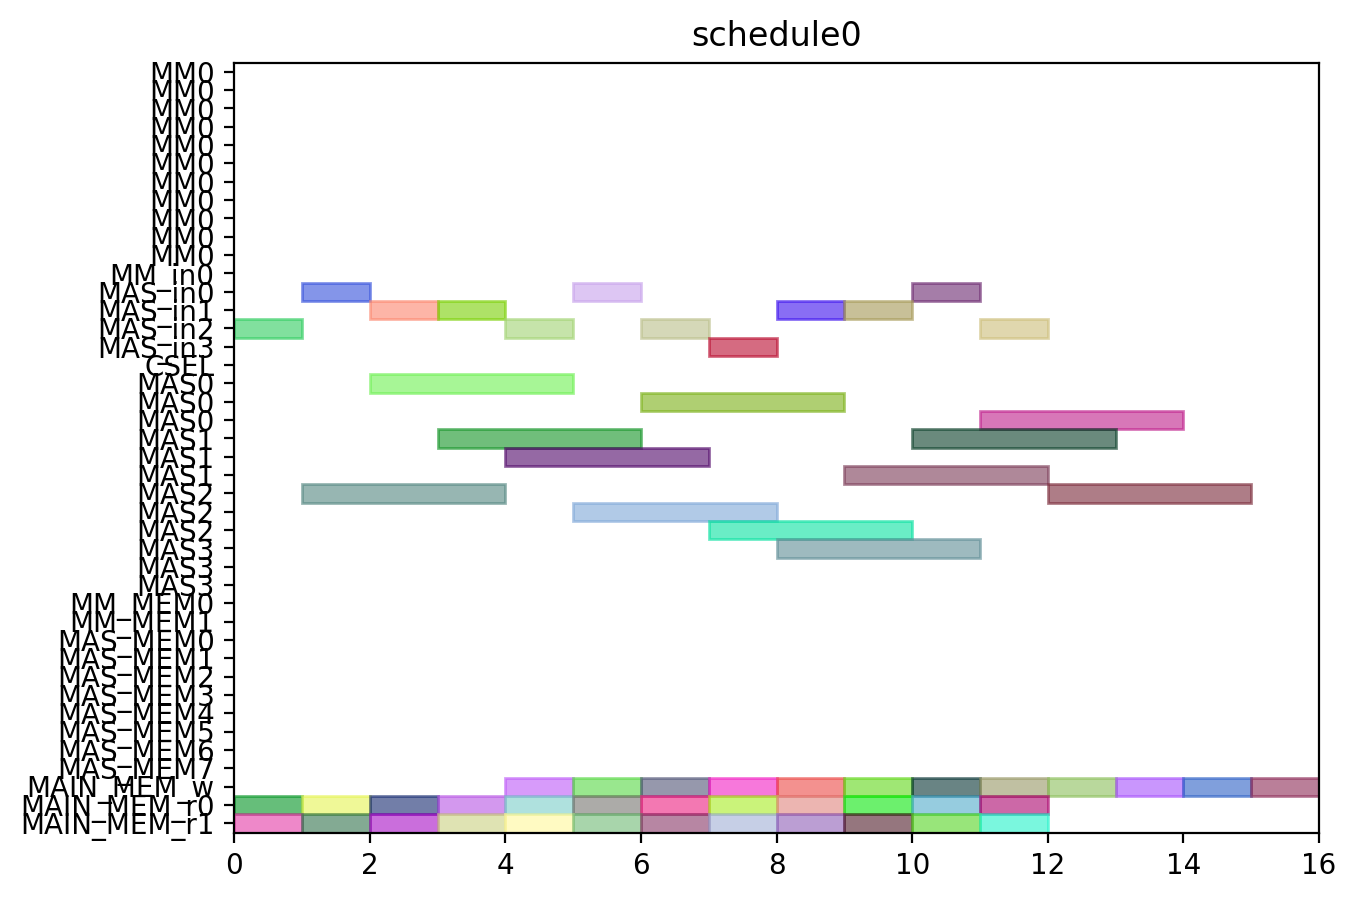

The script that drew this image:
from pyschedule import Scenario, solvers, plotters, alt


def solve():
	horizon = 120
	S = Scenario("schedule0", horizon=horizon)

	# resource
	MM = S.Resources('MM', num=1, size=11)
	MM_in = S.Resources('MM_in', num=1)
	MAS_in = S.Resources('MAS_in', num=4)
	CSEL = S.Resource('CSEL')
	MAS = S.Resources('MAS', num=4, size=3, periods=range(1, horizon))
	MM_MEM = S.Resources('MM_MEM', num=2)
	MAS_MEM = S.Resources('MAS_MEM', num=8)
	MAIN_MEM_w = S.Resource('MAIN_MEM_w', size=1)
	MAIN_MEM_r = S.Resources('MAIN_MEM_r', num=2)

	# result of previous scheduling

	# new tasks
	c000 = S.Task('c000', length=3, delay_cost=1)
	c000 += alt(MAS)
	c000_in = S.Task('c000_in', length=1, delay_cost=1)
	c000_in += alt(MAS_in)
	S += c000_in*MAS_in[0]<=c000*MAS[0]

	S += c000_in*MAS_in[1]<=c000*MAS[1]

	S += c000_in*MAS_in[2]<=c000*MAS[2]

	S += c000_in*MAS_in[3]<=c000*MAS[3]

	S += 0<c000

	c000_w = S.Task('c000_w', length=1, delay_cost=1)
	c000_w += alt(MAIN_MEM_w)
	S += c000 <= c000_w

	c000_mem0 = S.Task('c000_mem0', length=1, delay_cost=1)
	c000_mem0 += MAIN_MEM_r[0]
	S += c000_mem0 <= c000

	c000_mem1 = S.Task('c000_mem1', length=1, delay_cost=1)
	c000_mem1 += MAIN_MEM_r[1]
	S += c000_mem1 <= c000

	c001 = S.Task('c001', length=3, delay_cost=1)
	c001 += alt(MAS)
	c001_in = S.Task('c001_in', length=1, delay_cost=1)
	c001_in += alt(MAS_in)
	S += c001_in*MAS_in[0]<=c001*MAS[0]

	S += c001_in*MAS_in[1]<=c001*MAS[1]

	S += c001_in*MAS_in[2]<=c001*MAS[2]

	S += c001_in*MAS_in[3]<=c001*MAS[3]

	S += 0<c001

	c001_w = S.Task('c001_w', length=1, delay_cost=1)
	c001_w += alt(MAIN_MEM_w)
	S += c001 <= c001_w

	c001_mem0 = S.Task('c001_mem0', length=1, delay_cost=1)
	c001_mem0 += MAIN_MEM_r[0]
	S += c001_mem0 <= c001

	c001_mem1 = S.Task('c001_mem1', length=1, delay_cost=1)
	c001_mem1 += MAIN_MEM_r[1]
	S += c001_mem1 <= c001

	c010 = S.Task('c010', length=3, delay_cost=1)
	c010 += alt(MAS)
	c010_in = S.Task('c010_in', length=1, delay_cost=1)
	c010_in += alt(MAS_in)
	S += c010_in*MAS_in[0]<=c010*MAS[0]

	S += c010_in*MAS_in[1]<=c010*MAS[1]

	S += c010_in*MAS_in[2]<=c010*MAS[2]

	S += c010_in*MAS_in[3]<=c010*MAS[3]

	S += 0<c010

	c010_w = S.Task('c010_w', length=1, delay_cost=1)
	c010_w += alt(MAIN_MEM_w)
	S += c010 <= c010_w

	c010_mem0 = S.Task('c010_mem0', length=1, delay_cost=1)
	c010_mem0 += MAIN_MEM_r[0]
	S += c010_mem0 <= c010

	c010_mem1 = S.Task('c010_mem1', length=1, delay_cost=1)
	c010_mem1 += MAIN_MEM_r[1]
	S += c010_mem1 <= c010

	c011 = S.Task('c011', length=3, delay_cost=1)
	c011 += alt(MAS)
	c011_in = S.Task('c011_in', length=1, delay_cost=1)
	c011_in += alt(MAS_in)
	S += c011_in*MAS_in[0]<=c011*MAS[0]

	S += c011_in*MAS_in[1]<=c011*MAS[1]

	S += c011_in*MAS_in[2]<=c011*MAS[2]

	S += c011_in*MAS_in[3]<=c011*MAS[3]

	S += 0<c011

	c011_w = S.Task('c011_w', length=1, delay_cost=1)
	c011_w += alt(MAIN_MEM_w)
	S += c011 <= c011_w

	c011_mem0 = S.Task('c011_mem0', length=1, delay_cost=1)
	c011_mem0 += MAIN_MEM_r[0]
	S += c011_mem0 <= c011

	c011_mem1 = S.Task('c011_mem1', length=1, delay_cost=1)
	c011_mem1 += MAIN_MEM_r[1]
	S += c011_mem1 <= c011

	c100 = S.Task('c100', length=3, delay_cost=1)
	c100 += alt(MAS)
	c100_in = S.Task('c100_in', length=1, delay_cost=1)
	c100_in += alt(MAS_in)
	S += c100_in*MAS_in[0]<=c100*MAS[0]

	S += c100_in*MAS_in[1]<=c100*MAS[1]

	S += c100_in*MAS_in[2]<=c100*MAS[2]

	S += c100_in*MAS_in[3]<=c100*MAS[3]

	S += 0<c100

	c100_w = S.Task('c100_w', length=1, delay_cost=1)
	c100_w += alt(MAIN_MEM_w)
	S += c100 <= c100_w

	c100_mem0 = S.Task('c100_mem0', length=1, delay_cost=1)
	c100_mem0 += MAIN_MEM_r[0]
	S += c100_mem0 <= c100

	c100_mem1 = S.Task('c100_mem1', length=1, delay_cost=1)
	c100_mem1 += MAIN_MEM_r[1]
	S += c100_mem1 <= c100

	c101 = S.Task('c101', length=3, delay_cost=1)
	c101 += alt(MAS)
	c101_in = S.Task('c101_in', length=1, delay_cost=1)
	c101_in += alt(MAS_in)
	S += c101_in*MAS_in[0]<=c101*MAS[0]

	S += c101_in*MAS_in[1]<=c101*MAS[1]

	S += c101_in*MAS_in[2]<=c101*MAS[2]

	S += c101_in*MAS_in[3]<=c101*MAS[3]

	S += 0<c101

	c101_w = S.Task('c101_w', length=1, delay_cost=1)
	c101_w += alt(MAIN_MEM_w)
	S += c101 <= c101_w

	c101_mem0 = S.Task('c101_mem0', length=1, delay_cost=1)
	c101_mem0 += MAIN_MEM_r[0]
	S += c101_mem0 <= c101

	c101_mem1 = S.Task('c101_mem1', length=1, delay_cost=1)
	c101_mem1 += MAIN_MEM_r[1]
	S += c101_mem1 <= c101

	c110 = S.Task('c110', length=3, delay_cost=1)
	c110 += alt(MAS)
	c110_in = S.Task('c110_in', length=1, delay_cost=1)
	c110_in += alt(MAS_in)
	S += c110_in*MAS_in[0]<=c110*MAS[0]

	S += c110_in*MAS_in[1]<=c110*MAS[1]

	S += c110_in*MAS_in[2]<=c110*MAS[2]

	S += c110_in*MAS_in[3]<=c110*MAS[3]

	S += 0<c110

	c110_w = S.Task('c110_w', length=1, delay_cost=1)
	c110_w += alt(MAIN_MEM_w)
	S += c110 <= c110_w

	c110_mem0 = S.Task('c110_mem0', length=1, delay_cost=1)
	c110_mem0 += MAIN_MEM_r[0]
	S += c110_mem0 <= c110

	c110_mem1 = S.Task('c110_mem1', length=1, delay_cost=1)
	c110_mem1 += MAIN_MEM_r[1]
	S += c110_mem1 <= c110

	c111 = S.Task('c111', length=3, delay_cost=1)
	c111 += alt(MAS)
	c111_in = S.Task('c111_in', length=1, delay_cost=1)
	c111_in += alt(MAS_in)
	S += c111_in*MAS_in[0]<=c111*MAS[0]

	S += c111_in*MAS_in[1]<=c111*MAS[1]

	S += c111_in*MAS_in[2]<=c111*MAS[2]

	S += c111_in*MAS_in[3]<=c111*MAS[3]

	S += 0<c111

	c111_w = S.Task('c111_w', length=1, delay_cost=1)
	c111_w += alt(MAIN_MEM_w)
	S += c111 <= c111_w

	c111_mem0 = S.Task('c111_mem0', length=1, delay_cost=1)
	c111_mem0 += MAIN_MEM_r[0]
	S += c111_mem0 <= c111

	c111_mem1 = S.Task('c111_mem1', length=1, delay_cost=1)
	c111_mem1 += MAIN_MEM_r[1]
	S += c111_mem1 <= c111

	c200 = S.Task('c200', length=3, delay_cost=1)
	c200 += alt(MAS)
	c200_in = S.Task('c200_in', length=1, delay_cost=1)
	c200_in += alt(MAS_in)
	S += c200_in*MAS_in[0]<=c200*MAS[0]

	S += c200_in*MAS_in[1]<=c200*MAS[1]

	S += c200_in*MAS_in[2]<=c200*MAS[2]

	S += c200_in*MAS_in[3]<=c200*MAS[3]

	S += 0<c200

	c200_w = S.Task('c200_w', length=1, delay_cost=1)
	c200_w += alt(MAIN_MEM_w)
	S += c200 <= c200_w

	c200_mem0 = S.Task('c200_mem0', length=1, delay_cost=1)
	c200_mem0 += MAIN_MEM_r[0]
	S += c200_mem0 <= c200

	c200_mem1 = S.Task('c200_mem1', length=1, delay_cost=1)
	c200_mem1 += MAIN_MEM_r[1]
	S += c200_mem1 <= c200

	c201 = S.Task('c201', length=3, delay_cost=1)
	c201 += alt(MAS)
	c201_in = S.Task('c201_in', length=1, delay_cost=1)
	c201_in += alt(MAS_in)
	S += c201_in*MAS_in[0]<=c201*MAS[0]

	S += c201_in*MAS_in[1]<=c201*MAS[1]

	S += c201_in*MAS_in[2]<=c201*MAS[2]

	S += c201_in*MAS_in[3]<=c201*MAS[3]

	S += 0<c201

	c201_w = S.Task('c201_w', length=1, delay_cost=1)
	c201_w += alt(MAIN_MEM_w)
	S += c201 <= c201_w

	c201_mem0 = S.Task('c201_mem0', length=1, delay_cost=1)
	c201_mem0 += MAIN_MEM_r[0]
	S += c201_mem0 <= c201

	c201_mem1 = S.Task('c201_mem1', length=1, delay_cost=1)
	c201_mem1 += MAIN_MEM_r[1]
	S += c201_mem1 <= c201

	c210 = S.Task('c210', length=3, delay_cost=1)
	c210 += alt(MAS)
	c210_in = S.Task('c210_in', length=1, delay_cost=1)
	c210_in += alt(MAS_in)
	S += c210_in*MAS_in[0]<=c210*MAS[0]

	S += c210_in*MAS_in[1]<=c210*MAS[1]

	S += c210_in*MAS_in[2]<=c210*MAS[2]

	S += c210_in*MAS_in[3]<=c210*MAS[3]

	S += 0<c210

	c210_w = S.Task('c210_w', length=1, delay_cost=1)
	c210_w += alt(MAIN_MEM_w)
	S += c210 <= c210_w

	c210_mem0 = S.Task('c210_mem0', length=1, delay_cost=1)
	c210_mem0 += MAIN_MEM_r[0]
	S += c210_mem0 <= c210

	c210_mem1 = S.Task('c210_mem1', length=1, delay_cost=1)
	c210_mem1 += MAIN_MEM_r[1]
	S += c210_mem1 <= c210

	c211 = S.Task('c211', length=3, delay_cost=1)
	c211 += alt(MAS)
	c211_in = S.Task('c211_in', length=1, delay_cost=1)
	c211_in += alt(MAS_in)
	S += c211_in*MAS_in[0]<=c211*MAS[0]

	S += c211_in*MAS_in[1]<=c211*MAS[1]

	S += c211_in*MAS_in[2]<=c211*MAS[2]

	S += c211_in*MAS_in[3]<=c211*MAS[3]

	S += 0<c211

	c211_w = S.Task('c211_w', length=1, delay_cost=1)
	c211_w += alt(MAIN_MEM_w)
	S += c211 <= c211_w

	c211_mem0 = S.Task('c211_mem0', length=1, delay_cost=1)
	c211_mem0 += MAIN_MEM_r[0]
	S += c211_mem0 <= c211

	c211_mem1 = S.Task('c211_mem1', length=1, delay_cost=1)
	c211_mem1 += MAIN_MEM_r[1]
	S += c211_mem1 <= c211

	solvers.mip.solve(S,msg=1,kind='CPLEX',ratio_gap=1.01)

	solution = [['hoge']*len(S.solution()[1]) for i in range(len(S.solution()))]
	for i in range(len(S.solution())):
		for j in range(len(S.solution()[i])):
			solution[i][j]=str(S.solution()[i][j])
	print(solution)

	cycles = int(solution[-1][3])

	pic_file_name = "/home/mfukuda/ABE/multiRAM_multiMAS_16mux/scheduling_result/stage11MM1_stage3MAS4/CONJ/schedule0.png"
	if(S.solution() != []):
		plotters.matplotlib.plot(S,img_filename=pic_file_name, show_task_labels=False, fig_size=(cycles*0.25+3, 5))

	return solution
